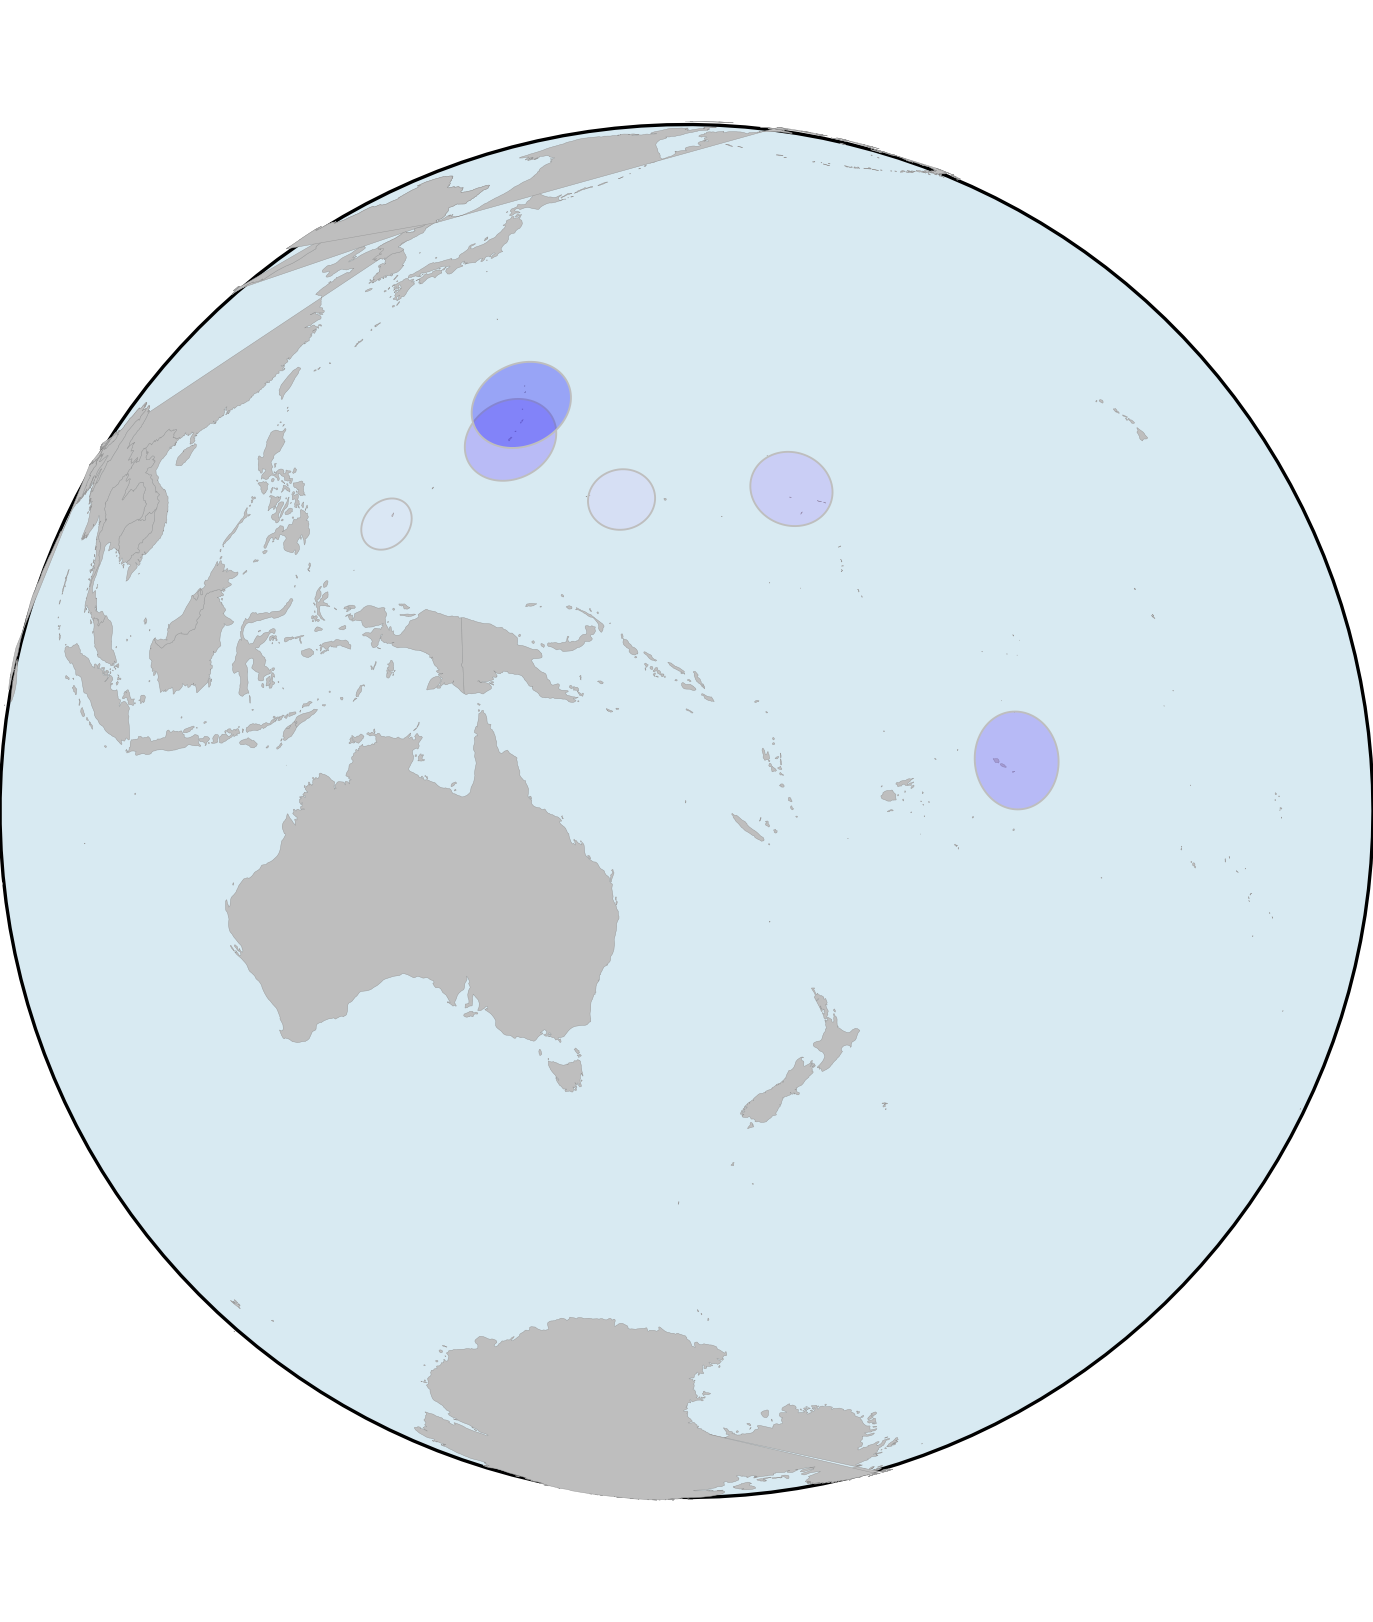

This figure's R source:
## This script is to make the Globe plot.

library(tidyverse)
library(rnaturalearth)

# world data full 
world_full <- ne_countries(scale = "medium", returnclass = "sf")
world_data <- filter(world_full, continent != "Antarctica")

# world lat&long
world<-map_data(map = "world") 

my_world_data<- world %>%
  full_join(world_data, by = c("region"="name")) %>%
  select(long,lat,group,order,region,region_wb)


# states lat&long
# states <- map_data("state")
# states_oregon<-states %>% filter(region=="oregon")

# grob for globe water
g <- grid::circleGrob(gp = grid::gpar(fill ="#d8eaf2")) # "#b3d8e8"))

library(ggforce)
circles <-
  data.frame(
    x0 = text_full$X,
    y0 = text_full$Y,
    r = text_full$avg)

world<-ggplot() +
  geom_polygon(data=my_world_data,
               aes(x=long,y=lat,group=group),
               fill="gray",color="grey60",size=0.05) + 
  geom_circle(data = circles, aes(x0 = x0, y0 = y0, 
                                  r = r,
                                  fill=r,
                                  alpha=r),
              color="gray",size=0.2)+
  scale_fill_gradient(low = "white",high = "blue")+
  scale_alpha_continuous(range = c(0.1,0.3))+
  coord_map("ortho", orientation = c(-20, 160,0)) + 
  theme_void() +
  theme(legend.position = "none")

world

library(cowplot)
globe <- ggdraw() +
  draw_grob(g, scale = 1,x = 0,y = 0) +
  draw_plot(world)

globe

ggsave("~/Documents/R/R_general_resources/TidyTuesday/data/2022/w35_pell/globe.png",
       dpi=320,bg="transparent")

